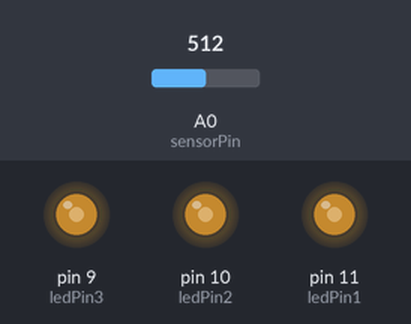
Recording of a sketch running on a simulated Arduino Uno, built with avr-gcc and run on an emulated ATmega328P. Shown: output pins drawn as LEDs (lit = HIGH). Inputs (shaded band) come from the test bench; at power-on: A0 (sensorPin) = 512.

Above: at 1.2 s.
1.3 s: A0 (sensorPin) set to 716
At 2.4 s:
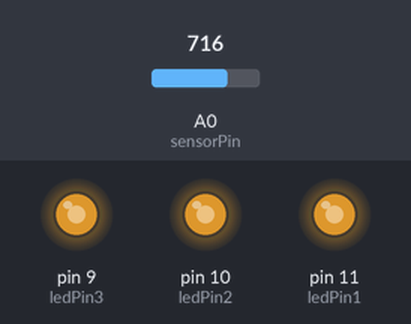
2.8 s: A0 (sensorPin) set to 900
At 3.6 s:
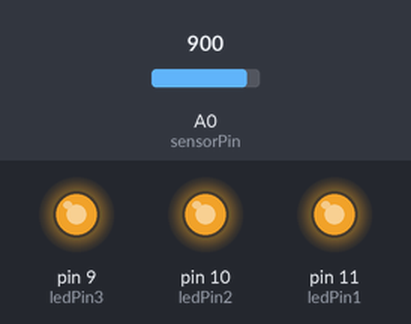
4.3 s: A0 (sensorPin) set to 122
At 4.7 s:
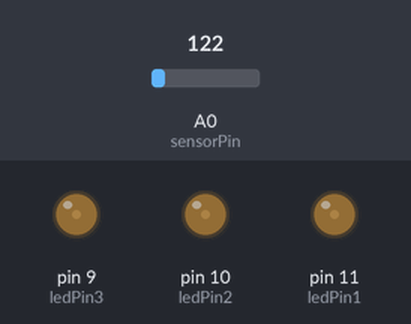
5.8 s: A0 (sensorPin) set to 0
At 7.0 s:
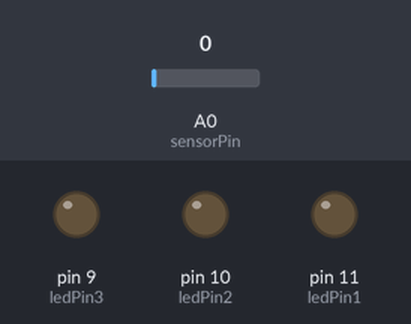
7.3 s: A0 (sensorPin) set to 511
At 8.2 s:
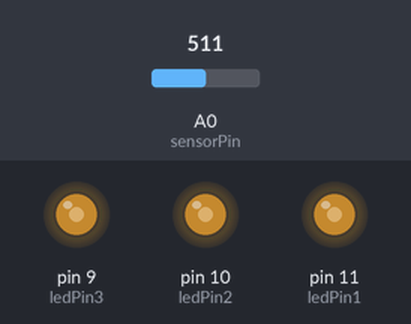
Timing chart, 0 to 9.8 s (numbered marks = the images above; inputs shaded):
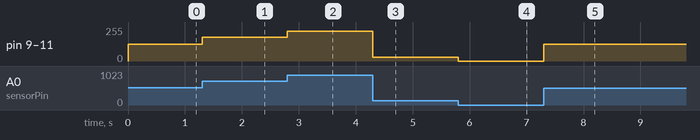

The sketch:

Circuit_06.ino
```cpp
/*
SparkFun Inventor's Kit
Example sketch 06

PHOTO RESISTOR

  Use a photoresistor (light sensor) to control the brightness
  of a LED.

Hardware connections:

  Photo resistor:

    Connect one side of the photoresistor to 5 Volts (5V).
    Connect the other side of the photoresistor to ANALOG pin 0.
    Connect a 10K resistor between ANALOG pin 0 and GND.

    This creates a voltage divider, with the photoresistor one
    of the two resistors. The output of the voltage divider
    (connected to A0) will vary with the light level.

  LED:

    Connect the positive side (long leg) of the LED to
    digital pin 9. (To vary the brightness, this pin must
    support PWM, which is indicated by "~" or "PWM" on the
    Arduino itself.)

    Connect the negative side of the LED (short leg) to a
    330 Ohm resistor.

    Connect the other side of the resistor to GND.

This sketch was written by SparkFun Electronics,
with lots of help from the Arduino community.
This code is completely free for any use.
Visit http://learn.sparkfun.com/products/2 for SIK information.
Visit http://www.arduino.cc to learn about the Arduino.

Version 2.0 6/2012 MDG
*/


// As usual, we'll create constants to name the pins we're using.
// This will make it easier to follow the code below.

const int sensorPin = 0;
const int ledPin1 = 11;
const int ledPin2 = 10;
const int ledPin3 = 9;

// We'll also set up some global variables for the light level:

int lightLevel, high = 0, low = 1023;


void setup()
{
  // We'll set up the LED pin to be an output.
  // (We don't need to do anything special to use the analog input.)

  pinMode(ledPin1, OUTPUT);
  pinMode(ledPin2, OUTPUT);
  pinMode(ledPin3, OUTPUT);
}


void loop()
{
  // Just as we've done in the past, we'll use the analogRead()
  // function to measure the voltage coming from the photoresistor
  // resistor pair. This number can range between 0 (0 Volts) and
  // 1023 (5 Volts), but this circuit will have a smaller range
  // between dark and light.

  lightLevel = analogRead(sensorPin);

  // We now want to use this number to control the brightness of
  // the LED. But we have a problem: the analogRead() function
  // returns values between 0 and 1023, and the analogWrite()
  // function wants values from 0 to 255.

  // We can solve this by using two handy functions called map()
  // and constrain(). Map will change one range of values into
  // another range. If we tell map() our "from" range is 0-1023,
  // and our "to" range is 0-255, map() will squeeze the larger
  // range into the smaller. (It can do this for any two ranges.)

  // lightLevel = map(lightLevel, 0, 1023, 0, 255);

  // Because map() could still return numbers outside the "to"
  // range, (if they're outside the "from" range), we'll also use
  // a function called constrain() that will "clip" numbers into
  // a given range. If the number is above the range, it will reset
  // it to be the highest number in the range. If the number is
  // below the range, it will reset it to the lowest number.
  // If the number is within the range, it will stay the same.

  // lightLevel = constrain(lightLevel, 0, 255);

  // Here's one last thing to think about. The circuit we made
  // won't have a range all the way from 0 to 5 Volts. It will
  // be a smaller range, such as 300 (dark) to 800 (light).
  // If we just pass this number directly to map(), the LED will
  // change brightness, but it will never be completely off or
  // completely on.

  // You can fix this two ways, each of which we'll show
  // in the functions below. Uncomment ONE of them to
  // try it out:

  manualTune();  // manually change the range from light to dark

  //autoTune();  // have the Arduino do the work for us!

  // The above functions will alter lightLevel to be cover the
  // range from full-on to full-off. Now we can adjust the
  // brightness of the LED:

  analogWrite(ledPin1, lightLevel);
  analogWrite(ledPin2, lightLevel);
  analogWrite(ledPin3, lightLevel);

  // The above statement will brighten the LED along with the
  // light level. To do the opposite, replace "lightLevel" in the
  // above analogWrite() statement with "255-lightLevel".
  // Now you've created a night-light!
}


void manualTune()
{
  // As we mentioned above, the light-sensing circuit we built
  // won't have a range all the way from 0 to 1023. It will likely
  // be more like 300 (dark) to 800 (light). If you run this sketch
  // as-is, the LED won't fully turn off, even in the dark.

  // You can accommodate the reduced range by manually
  // tweaking the "from" range numbers in the map() function.
  // Here we're using the full range of 0 to 1023.
  // Try manually changing this to a smaller range (300 to 800
  // is a good guess), and try it out again. If the LED doesn't
  // go completely out, make the low number larger. If the LED
  // is always too bright, make the high number smaller.

  // Remember you're JUST changing the 0, 1023 in the line below!

  lightLevel = map(lightLevel, 0, 1023, 0, 255);
  lightLevel = constrain(lightLevel, 0, 255);

  // Now we'll return to the main loop(), and send lightLevel
  // to the LED.
}


void autoTune()
{
  // As we mentioned above, the light-sensing circuit we built
  // won't have a range all the way from 0 to 1023. It will likely
  // be more like 300 (dark) to 800 (light).

  // In the manualTune() function above, you need to repeatedly
  // change the values and try the program again until it works.
  // But why should you have to do that work? You've got a
  // computer in your hands that can figure things out for itself!

  // In this function, the Arduino will keep track of the highest
  // and lowest values that we're reading from analogRead().

  // If you look at the top of the sketch, you'll see that we've
  // initialized "low" to be 1023. We'll save anything we read
  // that's lower than that:

  if (lightLevel < low)
  {
    low = lightLevel;
  }

  // We also initialized "high" to be 0. We'll save anything
  // we read that's higher than that:

  if (lightLevel > high)
  {
    high = lightLevel;
  }

  // Once we have the highest and lowest values, we can stick them
  // directly into the map() function. No manual tweaking needed!

  // One trick we'll do is to add a small offset to low and high,
  // to ensure that the LED is fully-off and fully-on at the limits
  // (otherwise it might flicker a little bit).

  lightLevel = map(lightLevel, low+30, high-30, 0, 255);
  lightLevel = constrain(lightLevel, 0, 255);

  // Now we'll return to the main loop(), and send lightLevel
  // to the LED.
}
```

Measured:
- after the input at 1.3 s, pin 9 (ledPin3), pin 10 (ledPin2), pin 11 (ledPin1): 127/255 → 178/255 at once
- after the input at 2.8 s, pin 9 (ledPin3), pin 10 (ledPin2), pin 11 (ledPin1): 178/255 → 224/255 at once
- after the input at 4.3 s, pin 9 (ledPin3), pin 10 (ledPin2), pin 11 (ledPin1): 224/255 → 30/255 at once
- after the input at 5.8 s, pin 9 (ledPin3), pin 10 (ledPin2), pin 11 (ledPin1): 30/255 → 0/255 at once
- after the input at 7.3 s, pin 9 (ledPin3), pin 10 (ledPin2), pin 11 (ledPin1): 0/255 → 127/255 at once
